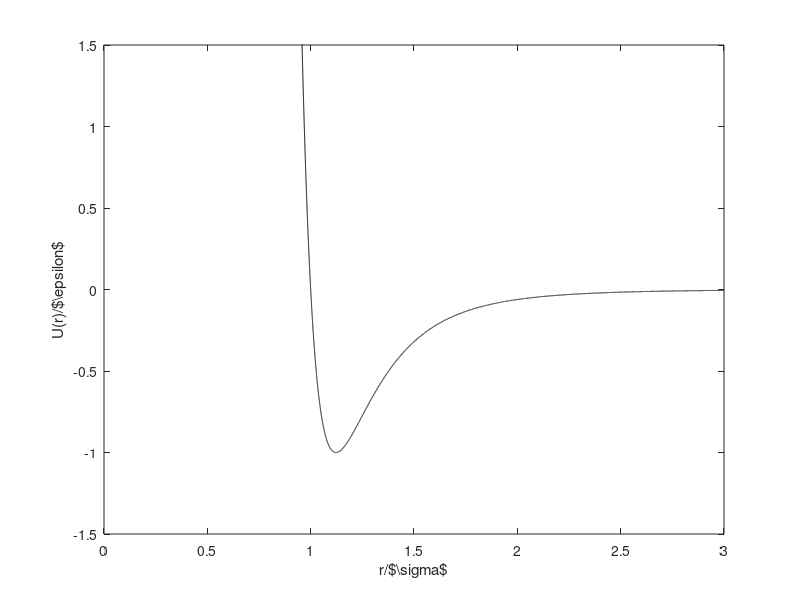

The MATLAB source for this figure:
clc
clear all
close all

x = [0.001:0.0001:3.0];
y = 4 * (x.^-12 - x.^-6);
plot(x,y,'k')
xlim([0 3.0])
ylim([-1.5 1.5])
xlabel('r/$\sigma$','interpreter','none')
ylabel('U(r)/$\epsilon$','interpreter','none')
print('ljPlot.tex','-depslatex');
